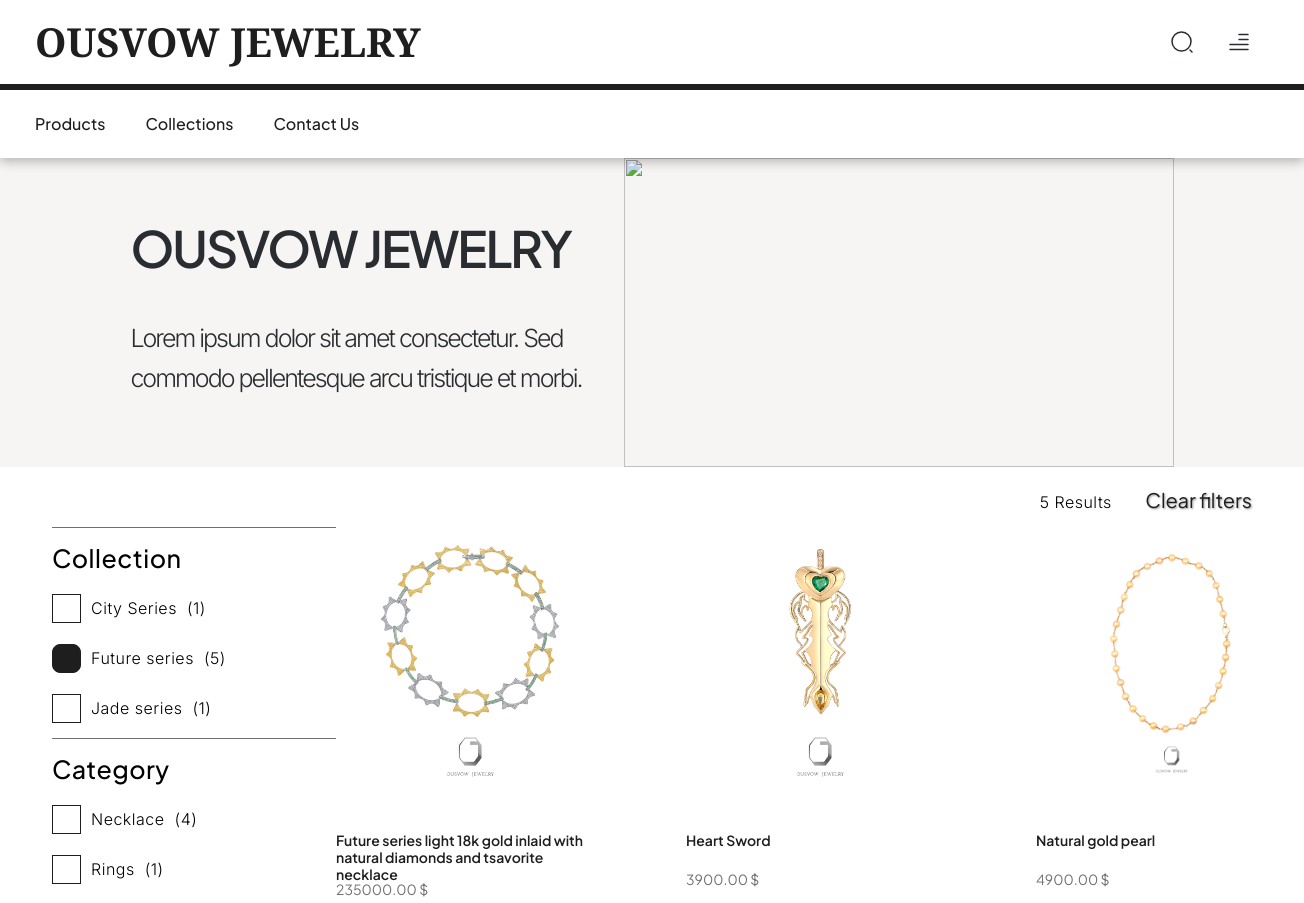
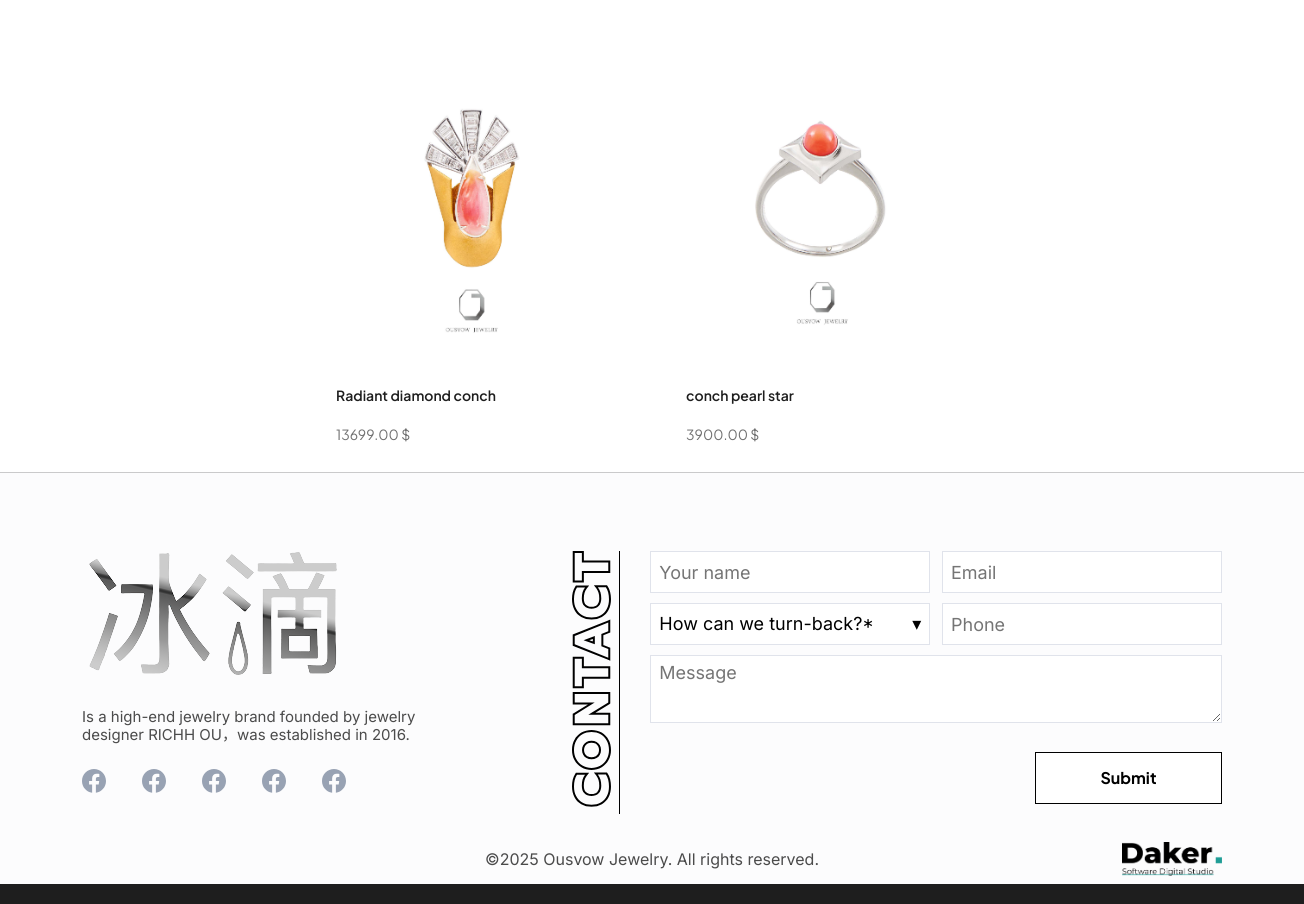
Screenshot of /catalog/?collection=future-series with the database file from the repository (2 pictures, top to bottom).
### catalog/models.py (models this page shows, shortened)
class TimestampedModel(models.Model):
    created_at = models.DateTimeField(auto_now_add=True, db_index=True)
    updated_at = models.DateTimeField(auto_now=True)
    class Meta:
        abstract = True

class Collection(TimestampedModel):
    name = models.CharField(max_length=200, unique=True)
    slug = models.SlugField(max_length=220, unique=True, help_text="Auto-filled from name")
    description = models.TextField(blank=True)
    photo = models.ImageField(upload_to="collections/%Y/%m/%d/", blank=True, null=True)
    quick_link = models.URLField(
        blank=True,
        help_text="External quick link (e.g., landing or promo URL)"
    )
    class Meta:
        ordering = ["name"]
        indexes = [models.Index(fields=["slug"])]

class Category(TimestampedModel):
    name = models.CharField(max_length=200, unique=True)
    slug = models.SlugField(max_length=220, unique=True, help_text="Auto-filled from name")
    description = models.TextField(blank=True)
    class Meta:
        ordering = ["name"]
        indexes = [models.Index(fields=["slug"])]

class Product(TimestampedModel):
    collection = models.ForeignKey(  # NEW
        Collection,
        on_delete=models.PROTECT,
        related_name="products",
    )
    category = models.ForeignKey(    # как и было, но теперь к глобальной Category
        Category,
        on_delete=models.PROTECT,
        related_name="products",
    )
    name = models.CharField(max_length=250)
    slug = models.SlugField(max_length=270, unique=True, help_text="Auto-filled from name")
    description = models.TextField(blank=True)
    price = models.DecimalField(max_digits=12, decimal_places=2,
                                validators=[MinValueValidator(Decimal("0.0"))])
    currency = models.CharField(max_length=3, default="USD")
    sku = models.CharField(max_length=64, unique=True, help_text="Stock keeping unit / article code")
    material = models.CharField(max_length=20, choices=MaterialType.choices, default=MaterialType.GOLD)
    metal_color = models.CharField(max_length=10, choices=MetalColor.choices, default=MetalColor.NONE)
    metal_purity_karat = models.PositiveSmallIntegerField(blank=True, null=True, help_text="e.g., 14, 18")
    weight_grams = models.DecimalField(max_digits=7, decimal_places=2, blank=True, null=True)
    gemstone = models.CharField(max_length=120, blank=True, help_text="e.g., Diamond, Emerald")
    gemstone_carat = models.DecimalField(max_digits=6, decimal_places=3, blank=True, null=True)
    ring_size = models.CharField(max_length=16, blank=True)
    stock = models.PositiveIntegerField(default=0)
    is_active = models.BooleanField(default=True)
    class Meta:
        ordering = ["name"]
        indexes = [
            models.Index(fields=["slug"]),
            models.Index(fields=["collection"]),
            models.Index(fields=["category"]),
            models.Index(fields=["is_active"]),
        ]
    def get_absolute_url(self):
        return reverse("catalog:detail", kwargs={"slug": self.slug})

class ProductImage(TimestampedModel):
    product = models.ForeignKey(Product, on_delete=models.CASCADE, related_name="images")
    image = models.ImageField(upload_to=product_image_upload_to)
    alt_text = models.CharField(max_length=200, blank=True)
    class Meta:
        ordering = ["id"]

### catalog/views.py (the view)
# urls.py: path("catalog/", views.product_list_view, name="list"),       # /catalog/
def product_list_view(request):
    selected_collections = request.GET.getlist("collection")
    selected_categories  = request.GET.getlist("category")
    products_qs = (
        Product.objects.filter(is_active=True)
        .select_related("collection", "category")
        .prefetch_related("images")
        .order_by("name")
    )
    if selected_collections:
        products_qs = products_qs.filter(collection__slug__in=selected_collections)
    if selected_categories:
        products_qs = products_qs.filter(category__slug__in=selected_categories)
    total_results = products_qs.count()
    collections = (
        Collection.objects
        .annotate(
            product_count=Count(
                "products",
                filter=Q(products__is_active=True) &
                       (Q(products__category__slug__in=selected_categories) if selected_categories else Q()),
                distinct=True,
            )
        )
        .order_by("name")
    )
    categories = (
        Category.objects
        .annotate(
            product_count=Count(
                "products",
                filter=Q(products__is_active=True) &
                       (Q(products__collection__slug__in=selected_collections) if selected_collections else Q()),
                distinct=True,
            )
        )
        .order_by("name")
    )
    context = {
        "products": products_qs,
        "collections": collections,
        "categories": categories,
        "selected_collections": selected_collections,
        "selected_categories": selected_categories,
        "total_results": total_results,
    }
    return render(request, "catalog/product_list.html", context)

### templates/catalog/product_list.html (shortened to what this page needs)
{% extends 'base.html' %}
{% load static %}
{% block extra_css %}
<link href="{% static 'css/pages/catalog.css' %}" rel="stylesheet" />
{% endblock %}
{% block content %}
<div class="catalog__wrapper">
  <div class="catalog__image">
    <div class="catalog__image-name">
      <h2>OUSVOW JEWELRY</h2>
      <p>Lorem ipsum dolor sit amet consectetur. Sed commodo pellentesque arcu tristique et morbi.</p>
    </div>
    <div class="catalog__image-img">
      <img src="{% static 'img/catalog/back.jpg' %}" alt="" />
    </div>
  </div>
  <div class="catalog__container">
    <div class="catalog__container-results">
      <span>{{ total_results }} Results</span>
      {% if selected_collections %}
      <a href="{% url 'catalog:list' %}" class="catalog__clear">Clear filters</a>
      {% endif %}
    </div>
    <div class="catalog__container-wrapper">
      <aside class="catalog__filter">
        <form id="filterForm" method="get" class="js-filter">
          <div class="catalog__filter-element">
            <div class="catalog__filter-line"></div>
            <p>Collection</p>
            {% for c in collections %}
              {% if c.product_count > 0 %}
              <div class="catalog__filter__small">
                <div class="chk">
                  <label for="col-{{ c.slug }}" class="chk__label">
                    <span class="chk__box" aria-hidden="true"></span>
                    {{ c.name }} <span>({{ c.product_count }})</span>
                  </label>
                </div>
              </div>
              {% endif %}
            {% endfor %}
          </div>
          <div class="catalog__filter-element">
            <div class="catalog__filter-line"></div>
            <p>Category</p>
            {% for cat in categories %}
              {% if cat.product_count > 0 %}
              <div class="catalog__filter__small">
                <div class="chk">
                  <label for="cat-{{ cat.slug }}" class="chk__label">
                    <span class="chk__box" aria-hidden="true"></span>
                    {{ cat.name }} <span>({{ cat.product_count }})</span>
                  </label>
                </div>
              </div>
              {% endif %}
            {% endfor %}
          </div>
        </form>
      </aside>
      <div class="catalog__results">
        {% if products %}
        {% for p in products %}
        <a class="catalog__element" href="{{ p.get_absolute_url }}">
          <div class="catalog__element-img">
            {% with img=p.images.all|first %}
            {% if img %}
            <img src="{{ img.image.url }}" alt="{{ p.name }}">
            {% else %}
            <img src="{% static 'img/catalog/catalog-placeholder.png' %}" alt="{{ p.name }}">
            {% endif %}
            {% endwith %}
          </div>
          <h4>{{ p.name }}</h4>
          <p>{{ p.price }} $</p>
        </a>
        {% endfor %}
        {% else %}
        <p>No products found.</p>
        {% endif %}
      </div>
    </div>
  </div>
</div>
{% endblock %}

### static/css/main.css (style rules this page uses)
:root { --header-h: 106px; --header-b: 6px; --nav-h: 68px; }
html { scroll-behavior: smooth; }
* { padding: 0; margin: 0; border: 0; }
*, *:before, *:after { -moz-box-sizing: border-box; -webkit-box-sizing: border-box; box-sizing: border-box; }
nav, footer, header, aside { display: block; }
html, body { height: 100%; width: 100%; font-size: 100%; line-height: 1; font-size: 14px; -ms-text-size-adjust: 100%; -moz-text-size-adjust: 100%; -webkit-text-size-adjust: 100%; }
a, a:visited { text-decoration: none; }
img { vertical-align: top; }
h1, h2, h3, h4, h5, h6 { font-size: inherit; font-weight: 400; }

### static/css/pages/catalog.css (style rules this page uses)
:root { --chk-size: 29px; --chk-border: #1e1e1e; --chk-fill: #1e1e1e; }
.catalog__wrapper { width: 100%; min-height: 500px; }
.catalog__image { height: 309px; width: 100%; display: flex; justify-content: space-between; padding: 0px 10%; background-color: #f6f5f3; }
.catalog__image-name { width: 470px; height: 100%; display: flex; flex-direction: column; justify-content: center; text-align: left; }
.catalog__image-name h2 { color: #292d32; font-family: 'Plus Jakarta Sans', sans-serif; font-weight: 600; font-size: 50px; line-height: 40px; letter-spacing: -2px; margin-bottom: 50px; }
.catalog__image-name p { color: #292d32; font-weight: 300; font-style: Light; font-size: 25px; font-family: 'Inter', sans-serif; line-height: 40px; letter-spacing: -2px; }
.catalog__image-img { width: 550px; height: 100%; }
.catalog__image-img img { width: 100%; height: 100%; object-fit: cover; }
.catalog__container { width: 1330px; margin: 0 auto; }
.catalog__container-results { margin-top: 15px; height: 45px; width: 100%; text-align: right; }
.catalog__container-results span { font-family: 'Inter', sans-serif; font-weight: 300; font-style: Light; font-size: 16px; line-height: 40px; letter-spacing: 0.5px; text-align: right; }
.catalog__container-wrapper { width: 100%; display: flex; justify-content: space-between; }
.catalog__filter { width: 297px; }
.catalog__filter-line { width: 284px; height: 1px; background-color: #717171; }
.catalog__filter-element { width: 100%; }
.catalog__filter-element p { font-family: 'Plus Jakarta Sans', sans-serif; font-weight: 500; font-style: Medium; font-size: 25px; line-height: 60px; letter-spacing: 0.5px; }
.catalog__filter__small { margin-bottom: 10px; }
.chk { display: inline-flex; align-items: center; }
.chk__label { display: inline-flex; align-items: center; gap: 10px; cursor: pointer; user-select: none; font-family: 'Inter', sans-serif; font-weight: 300; font-size: 16px; line-height: 40px; letter-spacing: 0.5px; }
.chk__box { width: var(--chk-size); height: var(--chk-size); border: 1px solid var(--chk-border); border-radius: 0; background: transparent; transition: background 0.18s ease, border-radius 0.18s ease, border-color 0.18s ease, box-shadow 0.18s ease; flex: 0 0 auto; }
.chk__input:checked + .chk__label .chk__box { background: var(--chk-fill); border-color: var(--chk-fill); border-radius: 8px; }
.catalog__results { display: grid; grid-template-columns: repeat(3, 310px); column-gap: 40px; row-gap: 68px; width: calc(3 * 310px + 2 * 40px); margin: 0 auto; }
.catalog__element { display: flex; flex-direction: column; align-items: flex-start; width: 310px; height: 444px; text-decoration: none; }
.catalog__element-img { width: 310px; height: 310px; display: grid; place-items: center; overflow: hidden; }
.catalog__element-img img { width: 100%; height: 100%; object-fit: contain; }
.catalog__element h4 { font-weight: 600; font-family: 'Plus Jakarta Sans', sans-serif; font-size: 14px; line-height: 120%; margin-top: 35px; min-height: 40px; color: #1e1e1e; }
.catalog__element p { width: 100%; text-align: left; font: 400 14px/100% 'Plus Jakarta Sans', sans-serif; color: #717171; }
.catalog__clear { color: #1e1e1e; font-size: 20px; font-family: 'Plus Jakarta Sans', sans-serif; margin-left: 30px; text-shadow: 1px 1px 2px #1e1e1e7a; }
@media only screen and (max-width: 1370px) { .catalog__container { width: 1200px; } }
@media only screen and (max-width: 1370px) { .catalog__element { width: 270px; height: 390px; } }
@media only screen and (max-width: 1370px) { .catalog__element-img { width: 270px; height: 270px; } }

### rows the page displays
Collection: name "City Series", product_count "1"
Collection: name "Future series", product_count "5"
Collection: name "Jade series", product_count "1"
Category: name "Necklace", product_count "4"
Category: name "Rings", product_count "1"
Product: images.image (picture), name "Future series light 18k gold inlaid with natural diamonds and tsavorite necklace", price "235000.00"
Product: images.image (picture), name "Heart Sword", price "3900.00"
Product: images.image (picture), name "Natural gold pearl", price "4900.00"
Product: images.image (picture), name "Radiant diamond conch", price "13699.00"
Product: images.image (picture), name "conch pearl star", price "3900.00"

### other values shown
{{ total_results }} "5"
